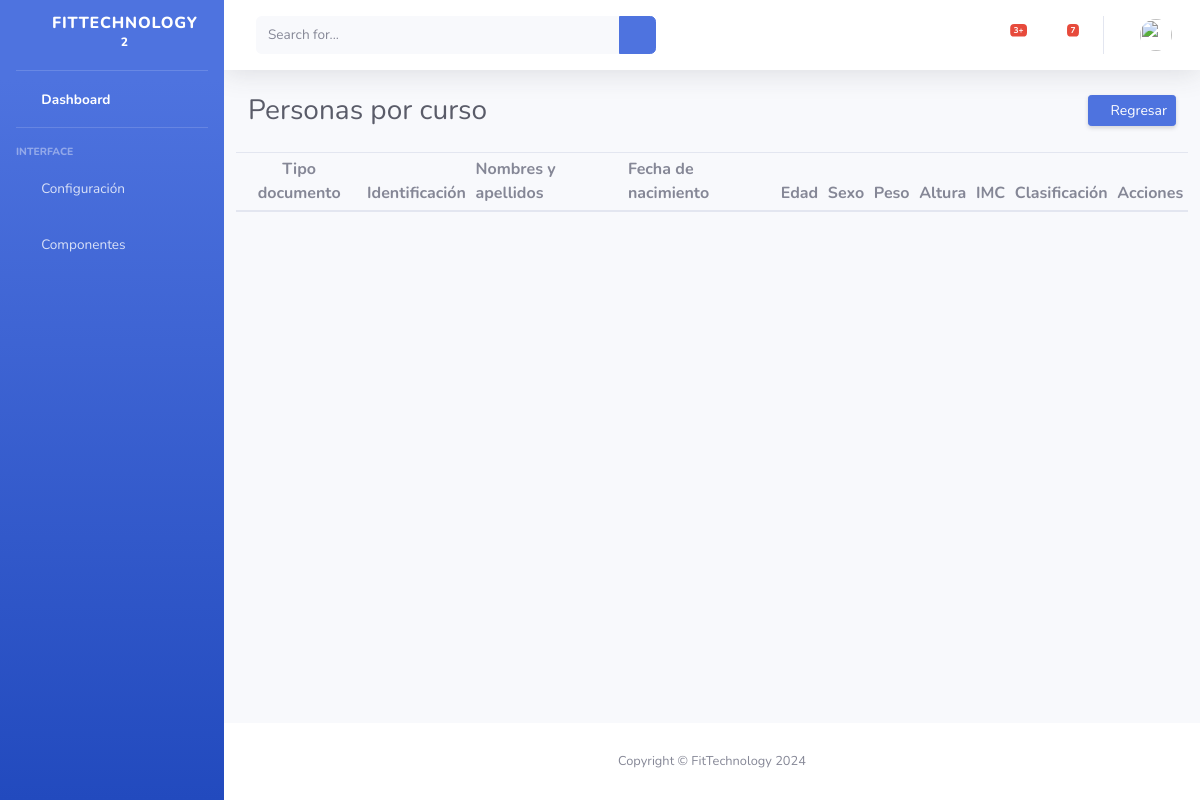
Page /gestion/cursopersona-list/17 on the earlier database version.
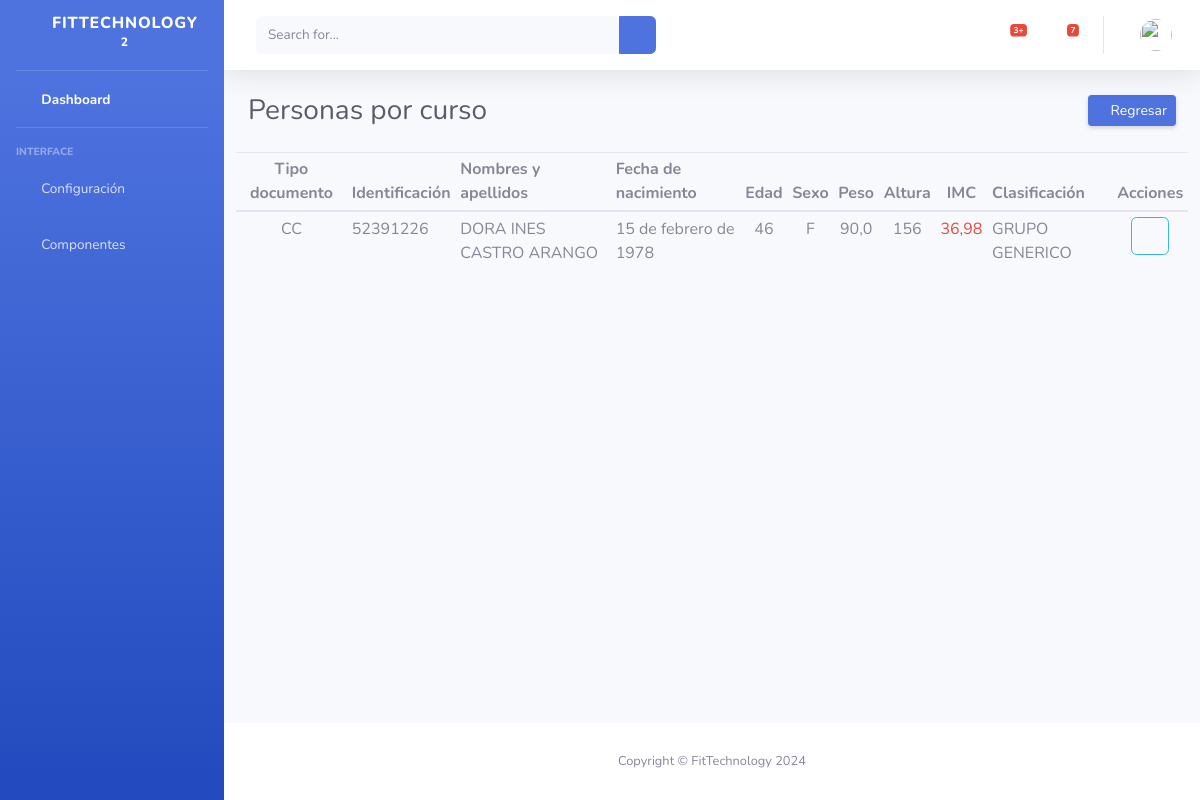
Same page on the later database version.
### gestion/models.py (models this page shows, shortened)
class DatosPersona(models.Model):
    TIPOID = [
        ('RC', 'REGISTRO CIVIL'),
        ('TI', 'TARJETA DE IDENTIDAD'),
        ('CC', 'CEDULA DE CIUDADANIA'),
        ('PA', 'PASAPORTE'),
        ('CE', 'CEDULA DE EXTRANJERIA'),
        ('PE', 'PERMISO ESPECIAL')
    ]
    SEXO = [
        ('F', 'FEMENINO'),
        ('M', 'MASCULINO'),
    ]
    tipo_identificacion = models.CharField('Tipo de identificación', max_length=2, choices=TIPOID)
    identificacion = models.CharField('Número de identificación', max_length=25, db_index=True)
    primer_nombre = models.CharField('Primer nombre', max_length=100)
    segundo_nombre = models.CharField('Segundo nombre', max_length=100, blank=True, null=True)
    primer_apellido = models.CharField('Primer apellido', max_length=100)
    segundo_apellido = models.CharField('Segundo apellido', max_length=100, blank=True, null=True)
    fecha_nacimiento = models.DateField('Fecha de nacimiento')
    edad = models.IntegerField('Edad', default=0, blank=True, null=True)
    sexo = models.CharField('Sexo', max_length=2, choices=SEXO)
    peso = models.FloatField('Peso', blank=True, null=True)
    altura = models.IntegerField('Altura en centímetros', blank=True, null=True)
    imc = models.FloatField('IMC', default=0)
    es_estudiante = models.BooleanField('Es estudiante', default=False)
    created = models.DateTimeField(auto_now_add=True, verbose_name="Fecha de creación")
    updated = models.DateTimeField(auto_now=True, verbose_name="Fecha de edición")
    clasificacion = models.ForeignKey(Clasificacion, on_delete=models.PROTECT, blank=True, null=True)
    user = models.ForeignKey(User, on_delete=models.PROTECT)
    objects = models.Manager()
    class Meta:
        ordering = ["identificacion"]

class Clasificacion(models.Model):
    codigo = models.CharField('Código',
                              max_length=25,
                              validators=[RegexValidator(regex='^[A-Z0-9-]*$', message='Solo carácteres permitidos')])
    descripcion = models.CharField('Descripción', max_length=100)
    created = models.DateTimeField(auto_now_add=True, verbose_name="Fecha de creación")
    updated = models.DateTimeField(auto_now=True, verbose_name="Fecha de edición")
    objects = models.Manager()
    def __str__(self):
        return str(self.descripcion)
    class Meta:
        ordering = ["descripcion"]

### gestion/views.py (the view)
# urls.py: path('cursopersona-list/<int:id_clas>', ListDatoPersonaCurso.as_view(), name='cursopersona-list'),
class ListDatoPersonaCurso(ListView):
    model = DatosPersona
    template_name = 'gestion/cursopersona_list.html'
    def get_context_data(self, *, object_list=None, **kwargs):
        context = super().get_context_data(**kwargs)
        context['id_clas'] = self.kwargs.get('id_clas')
        return context
    def get_queryset(self):
        id_clas = self.kwargs.get('id_clas')
        return DatosPersona.objects.filter(clasificacion=id_clas)

### gestion/templates/gestion/cursopersona_list.html
{% extends "gestion/base.html" %}
{% load static from static %}
{% block content %}
<div class="container-fluid">
    <div class="d-sm-flex align-items-center justify-content-between mb-4">
        <h1 class="h3 mb-0 text-gray-800">Personas por curso </h1>
        <a href="{% url 'grados-list' %}" class="d-none d-sm-inline-block btn btn-sm btn-primary shadow-sm">
            <i class="fas fa-sync-alt fa-sm text-white-50"></i>
            Regresar
        </a>
    </div>
    <div class="row">
        <div class="table-responsive">
            <table class="table table-sm">
                <thead>
                    <tr>
                        <th class="text-center">Tipo documento</th>
                        <th>Identificación</th>
                        <th>Nombres y apellidos</th>
                        <th>Fecha de nacimiento</th>
                        <th class="text-center">Edad</th>
                        <th class="text-center">Sexo</th>
                        <th class="text-center">Peso</th>
                        <th class="text-center">Altura</th>
                        <th class="text-center">IMC</th>
                        <th>Clasificación</th>
                        <th class="text-center">Acciones</th>
                    </tr>
                </thead>
                <tbody>
                {% for data in object_list %}
                    <tr>
                        <td class="text-center">{{data.tipo_identificacion}}</td>
                        <td>{{data.identificacion}}</td>
                        <td>{{data.primer_nombre}}
                            {% if data.segundo_nombre %}{{data.segundo_nombre}} {% endif %}
                            {{data.primer_apellido}}
                            {% if data.segundo_apellido %}{{data.segundo_apellido}}{% endif %}</td>
                        <td>{{data.fecha_nacimiento}}</td>
                        <td class="text-center">{{data.edad}}</td>
                        <td class="text-center">{{data.sexo}}</td>
                        <td class="text-center">{{data.peso}}</td>
                        <td class="text-center">{{data.altura}}</td>
                        <td class="text-center">
                            {% if data.imc < 18.5 %}
                                <span class="text-info">{{data.imc}}</span>
                            {% elif data.imc > 18.5 and data.imc < 24.9 %}
                                <span class="text-success">{{data.imc}}</span>
                            {% elif data.imc > 25 and data.imc < 29.9 %}
                                <span class="text-warning">{{data.imc}}</span>
                            {% elif data.imc > 30 %}
                                <span class="text-danger">{{data.imc}}</span>
                            {% endif %}
                        </td>
                        <td>{{data.clasificacion}}</td>
                        <td class="text-center">
                            <a href="{% url 'cursopersona-edit' id_clas data.id %}" class="btn btn-outline-info"><i class="fas fa-pencil-alt"></i></a>
                        </td>
                    </tr>
                {% endfor %}
                </tbody>
            </table>
        </div>
    </div>
</div>
{% endblock %}

Differences in the rows shown:
added DatosPersona: tipo_identificacion "CC", identificacion "52391226", primer_nombre "DORA", segundo_nombre "INES", primer_apellido "CASTRO", segundo_apellido "ARANGO", fecha_nacimiento "15 de febrero de 1978", edad "46", sexo "F", peso "90,0", altura "156", imc "36,98", clasificacion "GRUPO GENERICO"
